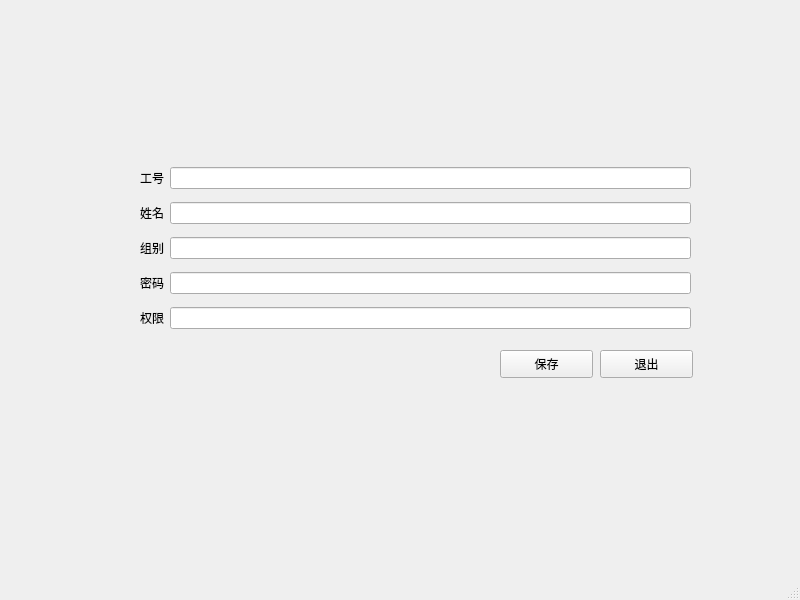
<?xml version="1.0" encoding="UTF-8"?>
<ui version="4.0">
 <class>MainWindow</class>
 <widget class="QMainWindow" name="MainWindow">
  <property name="geometry">
   <rect>
    <x>0</x>
    <y>0</y>
    <width>800</width>
    <height>600</height>
   </rect>
  </property>
  <property name="windowTitle">
   <string>系统用户管理</string>
  </property>
  <property name="windowIcon">
   <iconset>
    <normaloff>../Icons/user-female.ico</normaloff>../Icons/user-female.ico</iconset>
  </property>
  <widget class="QWidget" name="centralwidget">
   <widget class="QPushButton" name="btnSave">
    <property name="geometry">
     <rect>
      <x>500</x>
      <y>350</y>
      <width>93</width>
      <height>28</height>
     </rect>
    </property>
    <property name="text">
     <string>保存</string>
    </property>
   </widget>
   <widget class="QPushButton" name="btnExit">
    <property name="geometry">
     <rect>
      <x>600</x>
      <y>350</y>
      <width>93</width>
      <height>28</height>
     </rect>
    </property>
    <property name="text">
     <string>退出</string>
    </property>
   </widget>
   <widget class="QWidget" name="layoutWidget">
    <property name="geometry">
     <rect>
      <x>140</x>
      <y>160</y>
      <width>551</width>
      <height>181</height>
     </rect>
    </property>
    <layout class="QGridLayout" name="gridLayout">
     <property name="sizeConstraint">
      <enum>QLayout::SetDefaultConstraint</enum>
     </property>
     <item row="3" column="0">
      <widget class="QLabel" name="labPassword">
       <property name="text">
        <string>密码</string>
       </property>
      </widget>
     </item>
     <item row="3" column="1">
      <widget class="QLineEdit" name="linePassword"/>
     </item>
     <item row="0" column="0">
      <widget class="QLabel" name="LabJobNo">
       <property name="text">
        <string>工号</string>
       </property>
      </widget>
     </item>
     <item row="0" column="1">
      <widget class="QLineEdit" name="lineJobNo">
       <property name="focusPolicy">
        <enum>Qt::StrongFocus</enum>
       </property>
      </widget>
     </item>
     <item row="1" column="0">
      <widget class="QLabel" name="labName">
       <property name="text">
        <string>姓名</string>
       </property>
      </widget>
     </item>
     <item row="1" column="1">
      <widget class="QLineEdit" name="lineName"/>
     </item>
     <item row="2" column="0">
      <widget class="QLabel" name="labManageGroup">
       <property name="text">
        <string>组别</string>
       </property>
      </widget>
     </item>
     <item row="4" column="0">
      <widget class="QLabel" name="labAccess">
       <property name="text">
        <string>权限</string>
       </property>
      </widget>
     </item>
     <item row="4" column="1">
      <widget class="QLineEdit" name="lineAccess"/>
     </item>
     <item row="2" column="1">
      <widget class="QLineEdit" name="lineManageGroup"/>
     </item>
    </layout>
   </widget>
  </widget>
  <widget class="QStatusBar" name="statusbar"/>
 </widget>
 <tabstops>
  <tabstop>lineJobNo</tabstop>
  <tabstop>lineName</tabstop>
  <tabstop>lineManageGroup</tabstop>
  <tabstop>linePassword</tabstop>
  <tabstop>lineAccess</tabstop>
  <tabstop>btnSave</tabstop>
  <tabstop>btnExit</tabstop>
 </tabstops>
 <resources/>
 <connections/>
</ui>
